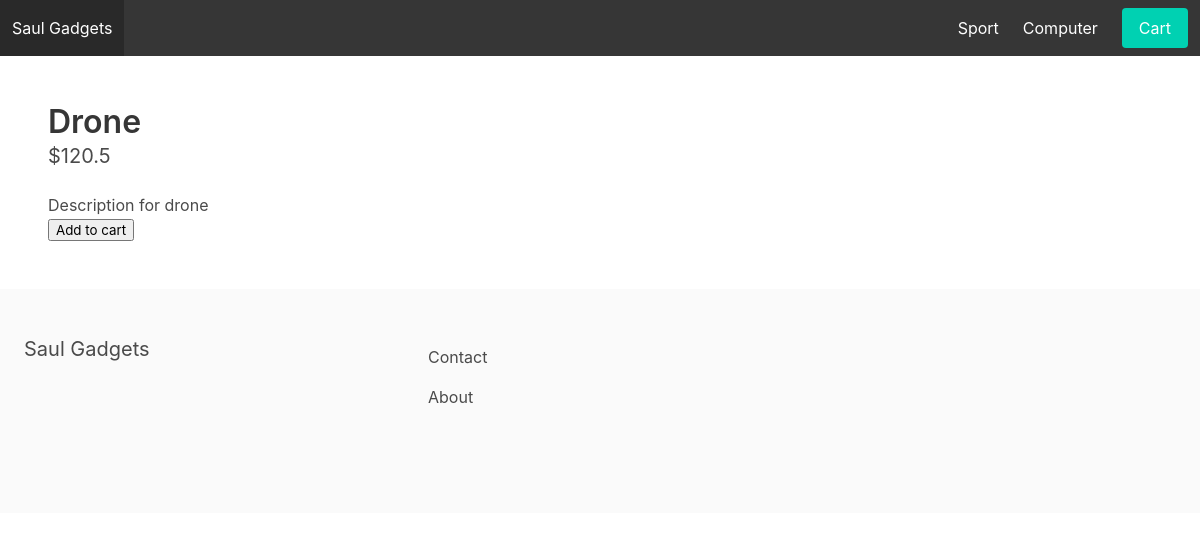
Screenshot of /computer/drone/ with the database file from the repository.
### apps/store/models.py (models this page shows, shortened)
class Category(models.Model):
    title = models.CharField(max_length=255)
    slug = models.SlugField(max_length=255)
    ordering = models.IntegerField(default=0)
    class Meta:
        verbose_name_plural = 'Categories'
        ordering = ('ordering', )

class Product(models.Model):
    category = models.ForeignKey(Category, related_name="products", on_delete=models.CASCADE)
    title = models.CharField(max_length=255)
    slug = models.SlugField(max_length=255)
    description = models.TextField(blank=True, null=True)
    price = models.FloatField()
    date_added = models.DateTimeField(auto_now_add=True)
    is_featured = models.BooleanField(default=False)
    class Meta:
        ordering = ('-date_added',)

### apps/store/views.py (the view)
# urls.py: path('<slug:category_slug>/<slug:slug>/', product_detail, name='product_detail'),
def product_detail(request, category_slug, slug):
    product = get_object_or_404(Product, slug=slug)
    context = {
        'product': product
    }
    return render(request, 'product_detail.html', context)

### apps/store/context_processors.py (called while the page is built)
def menu_categories(request):
    categories = Category.objects.all()
    return {'menu_categories': categories}

### apps/store/templates/product_detail.html (shortened to what this page needs)
{% extends 'base.html' %}
{% block content %}
    <div id="productapp">
        <h1 class="title">{{ product.title }}</h1>
        <h2 class="subtitle">${{ product.price }}</h2>
        {% if product.description %}
            <p>{{ product.description }}</p>
        {% endif %}
        <button @click="addToCart({{ product.id }})">Add to cart</button>
    </div>
{% endblock %}

### apps/core/templates/base.html (shortened to what this page needs)
<!DOCTYPE html>
<html>
	<head>
		<link rel="stylesheet" href="https://cdn.jsdelivr.net/npm/bulma@0.9.0/css/bulma.min.css">
	</head>
	<body>
		<nav class="navbar is-dark">
			<div class="navbar-brand">
				<a class="navbar-item" href="{% url 'frontpage' %}">Saul Gadgets</a>
			</div>
			<div id="main-navbar" class="navbar-menu">
				<div class="navbar-end">
					{% for category in menu_categories %}
						<a href="{% url 'category_detail' category.slug %}" class="navbar-item">{{ category.title }}</a>
					{% endfor %}
					<div class="navbar-item">
						<a href="{% url 'cart' %}" class="button is-primary">Cart</a>
					</div>
				</div>
			</div>
		</nav>
		<section class="section">
			{% block content %}
            {% endblock %}
		</section>
		<footer class="footer">
			<div class="columns">
				<div class="column is-4">
					<h2 class="subtitle">Saul Gadgets</h2>
				</div>
				<div class="column is-8">
					<a href="{% url 'contact' %}" class="navbar-item">Contact</a>
					<a href="{% url 'about' %}" class="navbar-item">About</a>
				</div>
			</div>
		</footer>
	</body>
</html>

### rows the page displays
Category: title "Sport"
Category: title "Computer"
Product: title "Drone", price "120.5", description "Description for drone"
